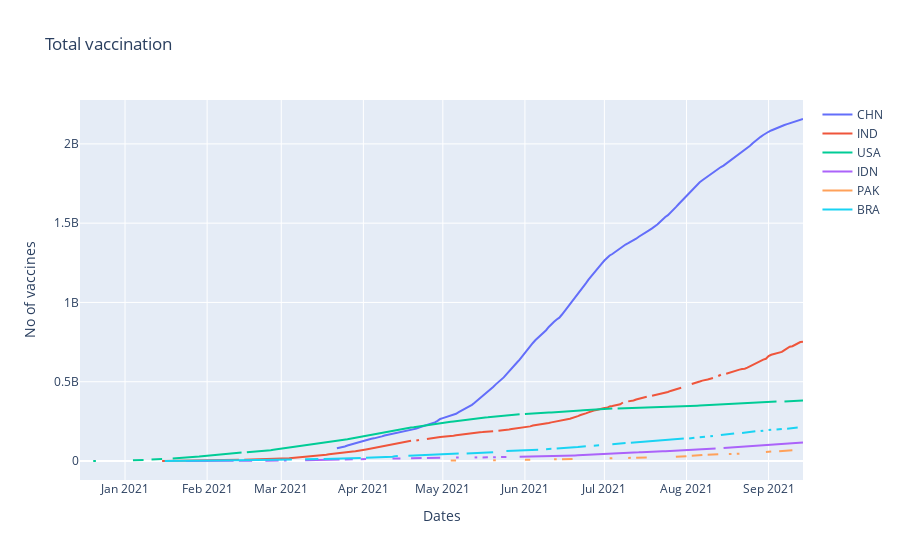

This figure's notebook cell:
### Code cell
fig = go.Figure()
for i in range(6):
    fig.add_trace(go.Scatter(x=dfs[i]['date'], y=dfs[i]['total_vaccinations'],
                    mode='lines',
                    name=iso_6[i]))
fig.update_layout(title='Total vaccination',
                   xaxis_title='Dates',
                   yaxis_title='No of vaccines')
fig.show()

### Figure 1 — Plotly figure (JSON) as saved in the notebook; plotly's stock layout.template omitted (floating-point values rounded to 4 significant figures; data arrays with more than 128 entries replaced by an {"elided": "..."} marker saying what was removed)
{"data": [{"mode": "lines", "name": "CHN", "type": "scatter", "x": {"elided": "274 str values"}, "y": {"elided": "274 float values"}}, {"mode": "lines", "name": "IND", "type": "scatter", "x": {"elided": "243 str values"}, "y": {"elided": "243 float values"}}, {"mode": "lines", "name": "USA", "type": "scatter", "x": {"elided": "269 str values"}, "y": {"elided": "269 float values"}}, {"mode": "lines", "name": "IDN", "type": "scatter", "x": {"elided": "246 str values"}, "y": {"elided": "246 float values"}}, {"mode": "lines", "name": "PAK", "type": "scatter", "x": {"elided": "225 str values"}, "y": {"elided": "225 float values"}}, {"mode": "lines", "name": "BRA", "type": "scatter", "x": {"elided": "242 str values"}, "y": {"elided": "242 float values"}}], "layout": {"title": {"text": "Total vaccination"}, "xaxis": {"title": {"text": "Dates"}}, "yaxis": {"title": {"text": "No of vaccines"}}}}
